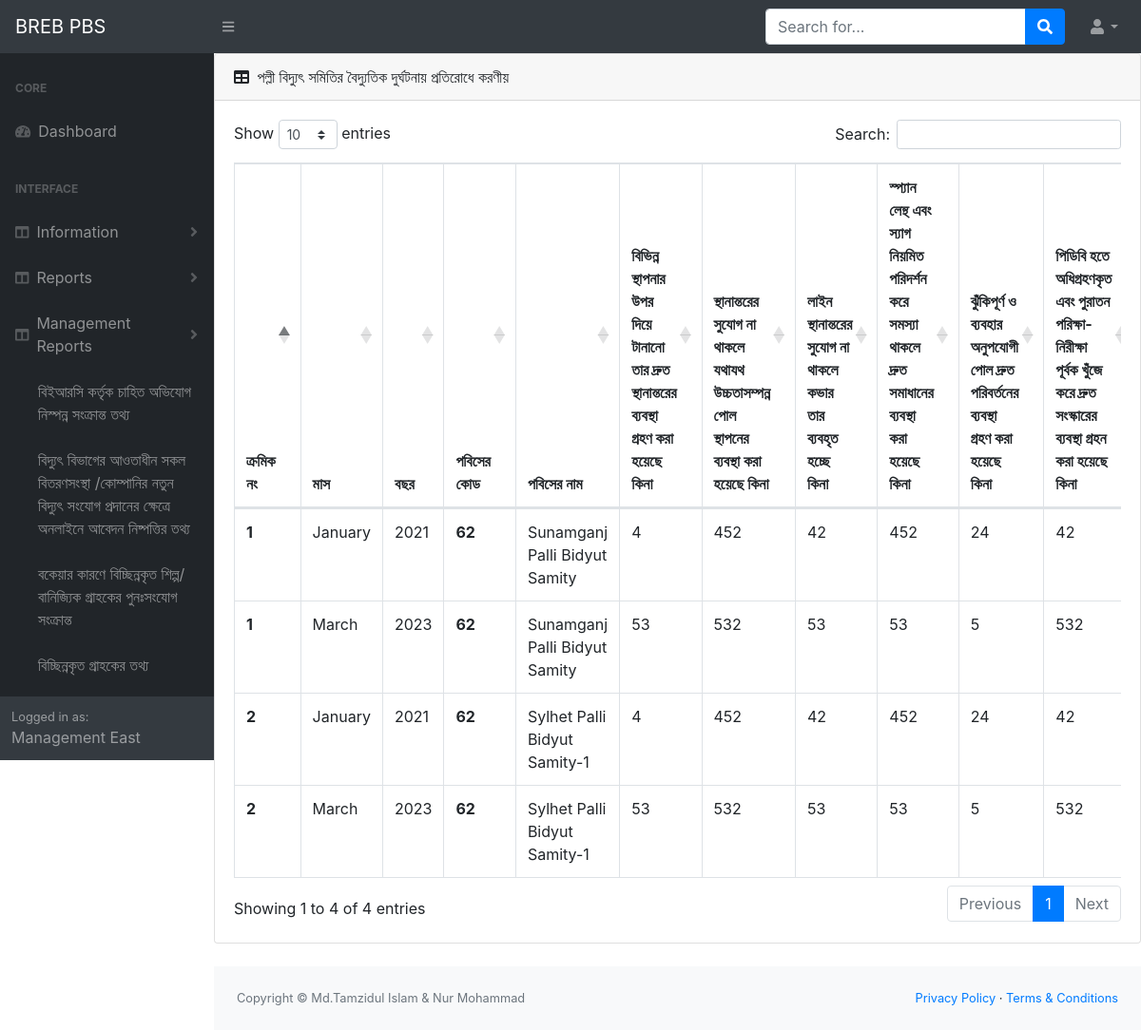
Screenshot of /m-actin-against-accident (signed in) with the database file from the repository.
### infoapp/models.py (models this page shows, shortened)
class PbsInfo(models.Model):
    user=models.OneToOneField(User, on_delete=models.CASCADE)
    pbs_name=models.CharField(max_length=50)
    pbs_name_benglai=models.CharField(max_length=50)
    pbs_code=models.IntegerField(blank=True, null= True)
    management_code=models.IntegerField(blank=True, null=True)
    address=models.TextField(blank=True, null=True)
    mobile_no=models.TextField(blank=True , null=True)

class NecessaryActionAgainstAccident(models.Model):
    pbs_code=models.IntegerField(blank=True, null=True)
    management_code=models.IntegerField(blank=True,null=True)
    month=models.CharField(max_length=10, blank=True, null=True)
    year=models.CharField(max_length=10,blank=True, null=True)
    shift_cable=models.CharField(max_length=250, blank=True,null=True)
    install_pole_for_unshift_cable=models.CharField(max_length=250, blank=True, null=True)
    cover_cable_for_non_install_pole=models.CharField(max_length=250, blank=True, null=True)
    span_length_sag_visit=models.CharField(max_length=250, blank=True, null=True)
    risk_unfit_pole_change=models.CharField(max_length=250, blank=True, null=True)
    pdb_risk_pole_check_change=models.CharField(max_length=250, blank=True, null=True)
    electric_line_maintainance_by_instraction=models.TextField(max_length=250, blank=True, null=True)

### infoapp/views.py (the view)
# urls.py: path('m-actin-against-accident', views.m_actin_against_accident , name='m_actin_against_accident'),
def m_actin_against_accident(request):
    current_user=request.user
    user_id=current_user.id
    user_management_info=ManagementInfo.objects.get(user__pk=user_id)
    user_pbs_management_info=PbsInfo.objects.filter(management_code=user_management_info.management_code)
    my_data=NecessaryActionAgainstAccident.objects.filter(management_code=user_management_info.management_code)
    context={'my_data':my_data,'user_pbs_management_info':user_pbs_management_info}
    return render(request, 'm_actin_against_accident.html',context)

### templates/m_actin_against_accident.html (shortened to what this page needs)
{% extends 'base.html'%}
{% block content %}
<div class="card mb-4">
  <div class="card-header">
      <i class="fas fa-table mr-1"></i>
      পল্লী বিদ্যুৎ সমিতির বৈদ্যুতিক দুর্ঘটনায় প্রতিরোধে করণীয়
  </div>
  <div class="card-body">
      <div class="table-responsive">
          <table class="table table-bordered" id="dataTable" width="100%" cellspacing="0">
              <thead>
                <tr>
                  <th>ক্রমিক নং</th>
                  <th>মাস</th>
                  <th>বছর</th>
                  <th>পবিসের কোড</th>
                  <th>পবিসের নাম</th>
                  <th>বিভিন্ন স্থাপনার উপর দিয়ে টানানো তার দ্রুত স্থানান্তরের ব্যবস্থা গ্রহণ করা হয়েছে কিনা</th>
                  <th>স্থানান্তরের সুযোগ না থাকলে যথাযথ উচ্চতাসম্পন্ন পোল স্থাপনের ব্যবস্থা করা হয়েছে কিনা </th>
                  <th>লাইন স্থানান্তরের সুযোগ না থাকলে কভার তার ব্যবহৃত হচ্ছে কিনা</th>
                  <th>স্প্যান লেন্থ এবং স্যাগ নিয়মিত পরিদর্শন করে সমস্যা থাকলে দ্রুত সমাধানের ব্যবস্থা করা হয়েছে কিনা </th>
                  <th>ঝুঁকিপূর্ণ ও ব্যবহার অনুপযোগী পোল দ্রুত পরিবর্তনের ব্যবস্থা গ্রহণ করা হয়েছে কিনা </th>
                  <th>পিডিবি হতে অধিগ্রহণকৃত এবং পুরাতন পরিক্ষা-নিরীক্ষা পূর্বক খুঁজে করে দ্রুত সংস্কারের ব্যবস্থা গ্রহন করা হয়েছে কিনা </th>
                </tr>
              </thead>
              <tbody>
                {% for my_data in my_data%}
                {% for i in user_pbs_management_info%}
              <tr>
                <th>{{ forloop.counter }}</th>
                <td>{{ my_data.month }}</td>
                <td>{{ my_data.year }}</td>
                <th scope="row">{{ my_data.pbs_code }}</th>
                <td>{{ i.pbs_name }}</td>
                <td>{{ my_data.shift_cable }}</td>
                <td>{{ my_data.install_pole_for_unshift_cable }}</td>
                <td>{{ my_data.cover_cable_for_non_install_pole }}</td>
                <td>{{ my_data.span_length_sag_visit }}</td>
                <td>{{ my_data.risk_unfit_pole_change }}</td>
                <td>{{ my_data.pdb_risk_pole_check_change }}</td>
              </tr>
              {% endfor %}
              {% endfor %}
              </tbody>
          </table>
      </div>
  </div>
</div>
{% endblock %}

### templates/base.html (shortened to what this page needs)
{% load static %}
<!DOCTYPE html>
<html lang="en">
    <head>
        <link href="{% static 'css/styles.css'%}" rel="stylesheet" />
        <link href="https://cdn.datatables.net/1.10.20/css/dataTables.bootstrap4.min.css" rel="stylesheet" />
    </head>
    <body class="sb-nav-fixed">
        <nav class="sb-topnav navbar navbar-expand navbar-dark bg-dark">
            <a class="navbar-brand" href="home_page.html">BREB PBS</a>
            <button class="btn btn-link btn-sm order-1 order-lg-0" id="sidebarToggle" href="#"><i class="fas fa-bars"></i></button>
            <form class="d-none d-md-inline-block form-inline ml-auto mr-0 mr-md-3 my-2 my-md-0">
                <div class="input-group">
                    <input class="form-control" type="text" placeholder="Search for..." aria-label="Search" aria-describedby="basic-addon2" />
                    <div class="input-group-append">
                        <button class="btn btn-primary" type="button"><i class="fas fa-search"></i></button>
                    </div>
                </div>
            </form>
            <ul class="navbar-nav ml-auto ml-md-0">
                <li class="nav-item dropdown">
                    <a class="nav-link dropdown-toggle" id="userDropdown" href="#" role="button" data-toggle="dropdown" aria-haspopup="true" aria-expanded="false"><i class="fas fa-user fa-fw"></i></a>
                </li>
            </ul>
        </nav>
        <div id="layoutSidenav">
            <div id="layoutSidenav_nav">
                <nav class="sb-sidenav accordion sb-sidenav-dark" id="sidenavAccordion">
                    <div class="sb-sidenav-menu">
                        <div class="nav">
                            <div class="sb-sidenav-menu-heading">Core</div>
                            <a class="nav-link" href="index.html">
                                <div class="sb-nav-link-icon"><i class="fas fa-tachometer-alt"></i></div>
                                Dashboard
                            </a>
                            <div class="sb-sidenav-menu-heading">Interface</div>
                            <a class="nav-link collapsed" href="#" data-toggle="collapse" data-target="#collapseLayouts" aria-expanded="false" aria-controls="collapseLayouts">
                                <div class="sb-nav-link-icon"><i class="fas fa-columns"></i></div>
                                Information
                                <div class="sb-sidenav-collapse-arrow"><i class="fas fa-angle-down"></i></div>
                            </a>
                            <a class="nav-link collapsed" href="#" data-toggle="collapse" data-target="#collapseLayoutss" aria-expanded="false" aria-controls="collapseLayouts">
                                <div class="sb-nav-link-icon"><i class="fas fa-columns"></i></div>
                                Reports
                                <div class="sb-sidenav-collapse-arrow"><i class="fas fa-angle-down"></i></div>
                            </a>
                            <a class="nav-link collapsed" href="#" data-toggle="collaps" data-target="#collapseLayoutss" aria-expanded="false" aria-controls="collapseLayouts">
                                <div class="sb-nav-link-icon"><i class="fas fa-columns"></i></div>
                                Management Reports
                                <div class="sb-sidenav-collapse-arrow"><i class="fas fa-angle-down"></i></div>
                            </a>
                            <div class="collaps" id="collapseLayoutss" aria-labelledby="headingOne" data-parent="#sidenavAccordion">
                                <nav class="sb-sidenav-menu-nested nav">
                                    <a class="nav-link" href="{% url 'infoapp:m_berc_info' %}">বিইআরসি কর্তৃক চাহিত অভিযোগ নিস্পন্ন সংক্রান্ত তথ্য</a>
                                    <a class="nav-link" href="{% url 'infoapp:m_new_con_info' %}">বিদ্যুৎ বিভাগের আওতাধীন সকল বিতরণসংস্থা /কোম্পানির নতুন বিদ্যুৎ সংযোগ প্রদানের ক্ষেত্রে অনলাইনে আবেদন নিষ্পত্তির তথ্য</a>
                                    <a class="nav-link" href="{% url 'infoapp:m_industry_commercial_dc_rc' %}">বকেয়ার কারণে বিচ্ছিন্নকৃত শিল্প/বানিজ্যিক গ্রাহকের পুনঃসংযোগ সংক্রান্ত</a>
                                    <a class="nav-link" href="{% url 'infoapp:m_dc_consumer' %}">বিচ্ছিন্নকৃত গ্রাহকের তথ্য</a>
                                    <a class="nav-link" href="{% url 'infoapp:m_connected_consumer' %}">অবিচ্ছিন্নকৃত গ্রাহকের তথ্য</a>
                                </nav>
                            </div>
                        </div>
                    </div>
                    <div class="sb-sidenav-footer">
                        <div class="small">Logged in as:</div>
                        {{ user.first_name|title}}    {{user.last_name|title}}
                    </div>
                </nav>
            </div>
            <div id="layoutSidenav_content">
                {% block content %}
                {% endblock %}
                <footer class="py-4 bg-light mt-auto">
                    <div class="container-fluid">
                        <div class="d-flex align-items-center justify-content-between small">
                            <div class="text-muted">Copyright &copy; Md.Tamzidul Islam & Nur Mohammad</div>
                            <div>
                                <a href="#">Privacy Policy</a>
                                &middot;
                                <a href="#">Terms &amp; Conditions</a>
                            </div>
                        </div>
                    </div>
                </footer>
            </div>
        </div>
    </body>
</html>

### rows the page displays
NecessaryActionAgainstAccident: month "January", year "2021", pbs_code "62", shift_cable "4", install_pole_for_unshift_cable "452", cover_cable_for_non_install_pole "42", span_length_sag_visit "452", risk_unfit_pole_change "24", pdb_risk_pole_check_change "42"
PbsInfo: pbs_name "Sunamganj Palli Bidyut Samity"
PbsInfo: pbs_name "Sylhet Palli Bidyut Samity-1"
NecessaryActionAgainstAccident: month "March", year "2023", pbs_code "62", shift_cable "53", install_pole_for_unshift_cable "532", cover_cable_for_non_install_pole "53", span_length_sag_visit "53", risk_unfit_pole_change "5", pdb_risk_pole_check_change "532"

### other values shown
{{ user.first_name|title }} "Management"
{{ user.last_name|title }} "East"
